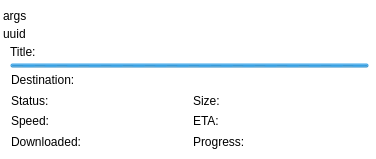
<?xml version="1.0" encoding="UTF-8"?>
<ui version="4.0">
 <class>downloadItem</class>
 <widget class="QWidget" name="downloadItem">
  <property name="geometry">
   <rect>
    <x>0</x>
    <y>0</y>
    <width>376</width>
    <height>159</height>
   </rect>
  </property>
  <property name="windowTitle">
   <string>Form</string>
  </property>
  <property name="styleSheet">
   <string notr="true">background-color: transparent;</string>
  </property>
  <layout class="QHBoxLayout" name="horizontalLayout">
   <property name="spacing">
    <number>0</number>
   </property>
   <property name="leftMargin">
    <number>0</number>
   </property>
   <property name="topMargin">
    <number>0</number>
   </property>
   <property name="rightMargin">
    <number>0</number>
   </property>
   <property name="bottomMargin">
    <number>0</number>
   </property>
   <item>
    <widget class="ElidedLabel" name="color">
     <property name="minimumSize">
      <size>
       <width>3</width>
       <height>0</height>
      </size>
     </property>
     <property name="maximumSize">
      <size>
       <width>3</width>
       <height>16777215</height>
      </size>
     </property>
     <property name="styleSheet">
      <string notr="true"/>
     </property>
     <property name="text">
      <string/>
     </property>
    </widget>
   </item>
   <item>
    <layout class="QVBoxLayout" name="verticalLayout_5">
     <property name="topMargin">
      <number>3</number>
     </property>
     <property name="bottomMargin">
      <number>3</number>
     </property>
     <item>
      <widget class="QWidget" name="innerWidget" native="true">
       <property name="styleSheet">
        <string notr="true"> QWidget#innerWidget
       {color: silver;
         background-image:url(:/icons/texture.png), linear-gradient(hsla(0,0%,32%,.99), hsla(0,0%,27%,.95));
        selection-background-color:#3d8ec9;
        selection-color: black; background-clip: border;
        border-image: none; outline: 0;}</string>
       </property>
       <layout class="QVBoxLayout" name="verticalLayout">
        <property name="spacing">
         <number>4</number>
        </property>
        <property name="leftMargin">
         <number>0</number>
        </property>
        <property name="topMargin">
         <number>6</number>
        </property>
        <property name="rightMargin">
         <number>0</number>
        </property>
        <property name="bottomMargin">
         <number>6</number>
        </property>
        <item>
         <widget class="ElidedLabel" name="args">
          <property name="sizePolicy">
           <sizepolicy hsizetype="Preferred" vsizetype="Maximum">
            <horstretch>0</horstretch>
            <verstretch>0</verstretch>
           </sizepolicy>
          </property>
          <property name="font">
           <font>
            <family>Ubuntu</family>
            <pointsize>9</pointsize>
            <weight>50</weight>
            <bold>false</bold>
           </font>
          </property>
          <property name="text">
           <string>args</string>
          </property>
         </widget>
        </item>
        <item>
         <widget class="ElidedLabel" name="uuid">
          <property name="sizePolicy">
           <sizepolicy hsizetype="Preferred" vsizetype="Maximum">
            <horstretch>0</horstretch>
            <verstretch>0</verstretch>
           </sizepolicy>
          </property>
          <property name="font">
           <font>
            <family>Ubuntu</family>
            <pointsize>9</pointsize>
            <weight>50</weight>
            <bold>false</bold>
           </font>
          </property>
          <property name="text">
           <string>uuid</string>
          </property>
         </widget>
        </item>
        <item>
         <layout class="QVBoxLayout" name="verticalLayout_6">
          <property name="leftMargin">
           <number>7</number>
          </property>
          <property name="topMargin">
           <number>0</number>
          </property>
          <property name="rightMargin">
           <number>7</number>
          </property>
          <item>
           <widget class="ElidedLabel" name="title">
            <property name="sizePolicy">
             <sizepolicy hsizetype="Preferred" vsizetype="Maximum">
              <horstretch>0</horstretch>
              <verstretch>0</verstretch>
             </sizepolicy>
            </property>
            <property name="styleSheet">
             <string notr="true">font: 59 11pt &quot;Ubuntu&quot;;</string>
            </property>
            <property name="text">
             <string>Title:</string>
            </property>
           </widget>
          </item>
          <item>
           <widget class="QProgressBar" name="progressBar">
            <property name="maximumSize">
             <size>
              <width>16777215</width>
              <height>5</height>
             </size>
            </property>
            <property name="styleSheet">
             <string notr="true">border:none;</string>
            </property>
            <property name="maximum">
             <number>0</number>
            </property>
            <property name="value">
             <number>0</number>
            </property>
            <property name="format">
             <string notr="true"/>
            </property>
           </widget>
          </item>
         </layout>
        </item>
        <item>
         <widget class="QFrame" name="infoFrame">
          <property name="frameShape">
           <enum>QFrame::StyledPanel</enum>
          </property>
          <layout class="QVBoxLayout" name="verticalLayout_3">
           <property name="leftMargin">
            <number>0</number>
           </property>
           <property name="topMargin">
            <number>0</number>
           </property>
           <property name="rightMargin">
            <number>0</number>
           </property>
           <property name="bottomMargin">
            <number>0</number>
           </property>
           <item>
            <layout class="QVBoxLayout" name="verticalLayout_4">
             <property name="leftMargin">
              <number>7</number>
             </property>
             <property name="topMargin">
              <number>0</number>
             </property>
             <property name="rightMargin">
              <number>7</number>
             </property>
             <item>
              <widget class="ElidedLabel" name="destination">
               <property name="sizePolicy">
                <sizepolicy hsizetype="Preferred" vsizetype="Maximum">
                 <horstretch>0</horstretch>
                 <verstretch>0</verstretch>
                </sizepolicy>
               </property>
               <property name="font">
                <font>
                 <family>Ubuntu</family>
                 <pointsize>9</pointsize>
                 <weight>50</weight>
                 <bold>false</bold>
                </font>
               </property>
               <property name="text">
                <string>Destination:</string>
               </property>
              </widget>
             </item>
            </layout>
           </item>
           <item>
            <layout class="QGridLayout" name="gridLayout_2">
             <property name="leftMargin">
              <number>7</number>
             </property>
             <property name="topMargin">
              <number>0</number>
             </property>
             <property name="rightMargin">
              <number>7</number>
             </property>
             <item row="1" column="0">
              <widget class="ElidedLabel" name="speed">
               <property name="font">
                <font>
                 <pointsize>9</pointsize>
                </font>
               </property>
               <property name="text">
                <string>Speed:</string>
               </property>
              </widget>
             </item>
             <item row="2" column="1">
              <widget class="ElidedLabel" name="percentage">
               <property name="font">
                <font>
                 <pointsize>9</pointsize>
                </font>
               </property>
               <property name="text">
                <string>Progress:</string>
               </property>
              </widget>
             </item>
             <item row="2" column="0">
              <widget class="ElidedLabel" name="downloaded">
               <property name="font">
                <font>
                 <pointsize>9</pointsize>
                </font>
               </property>
               <property name="text">
                <string>Downloaded:</string>
               </property>
              </widget>
             </item>
             <item row="0" column="0">
              <widget class="ElidedLabel" name="status">
               <property name="font">
                <font>
                 <pointsize>9</pointsize>
                </font>
               </property>
               <property name="text">
                <string>Status:</string>
               </property>
              </widget>
             </item>
             <item row="0" column="1">
              <widget class="ElidedLabel" name="size">
               <property name="font">
                <font>
                 <pointsize>9</pointsize>
                </font>
               </property>
               <property name="text">
                <string>Size:</string>
               </property>
              </widget>
             </item>
             <item row="1" column="1">
              <widget class="ElidedLabel" name="eta">
               <property name="font">
                <font>
                 <pointsize>9</pointsize>
                </font>
               </property>
               <property name="text">
                <string>ETA:</string>
               </property>
              </widget>
             </item>
            </layout>
           </item>
           <item>
            <layout class="QHBoxLayout" name="horizontalLayout_2">
             <property name="leftMargin">
              <number>7</number>
             </property>
            </layout>
           </item>
          </layout>
         </widget>
        </item>
       </layout>
      </widget>
     </item>
    </layout>
   </item>
  </layout>
 </widget>
 <customwidgets>
  <customwidget>
   <class>ElidedLabel</class>
   <extends>QLabel</extends>
   <header>elidedlabel.h</header>
  </customwidget>
 </customwidgets>
 <resources/>
 <connections/>
</ui>
